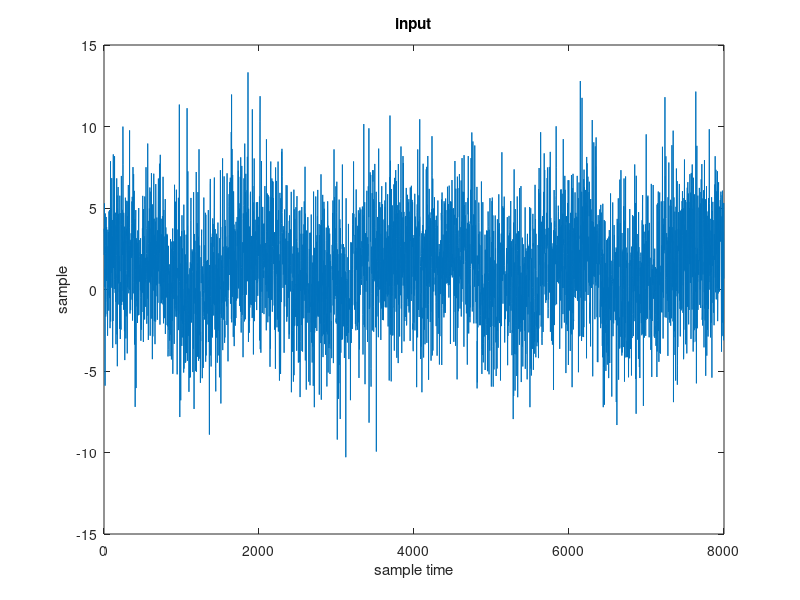
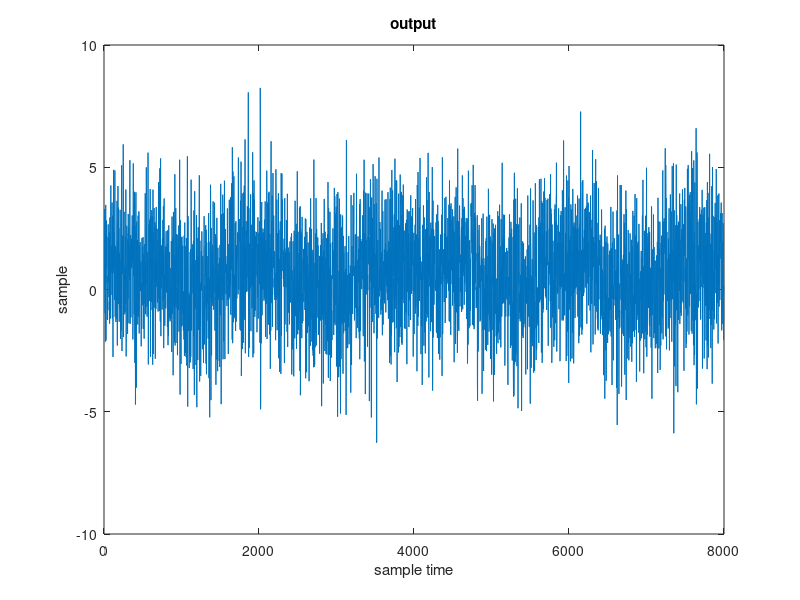

Write MATLAB code to recreate these figures, in order.
clear all
close all;
clc;
Ts=2;
N_samples=4000;

u=zeros(1,N_samples);
u=[ones(1,N_samples/10) zeros(1,N_samples/10) ones(1,N_samples/10) zeros(1,N_samples/10) ones(1,N_samples/10) ones(1,N_samples/10) zeros(1,N_samples/10) ones(1,N_samples/10) zeros(1,N_samples/10) ones(1,N_samples/10)];
u=2*u+3*randn(1,N_samples);
noise=0.0001*randn(1,N_samples);
num=[0.1317 0.6007 0.3582 0.03051];

den=[1 0.4749 0.496 0.1807 0.09072];
% Sampling
y(1)=0;
y(2)=0;
y(3)=0;
y(4)=0;
for temp=5:N_samples
y(temp)=-den(2)*y(temp-1)-den(3)*y(temp-2)-den(4)*y(temp-3)-den(5)*y(temp-4)+num(1)*u(temp-1)+num(2)*u(temp-2) +num(3)*u(temp-3)+num(4)*u(temp-4)+noise(temp);
end

%Identification LS
FFI=[0 0 0 0 0 0 0 0;0 0 0 0 u(1) 0 0 0;0 0 0 0 u(2) u(1) 0 0;0 0 0 0 u(3) u(2) u(1) 0];
Y=[y(1);y(2);y(3);y(4)];
for temp=5:N_samples
 FFI=[FFI;[-y(temp-1) -y(temp-2) -y(temp-3) -y(temp-4) u(temp-1) u(temp-2) u(temp-3) u(temp-4)]];
 Y=[Y;y(temp)];
end
theta_hat=(FFI'*FFI)^-1*FFI'*Y
x=(FFI'*FFI);
w=cond(x)
figure(1)
plot(0:Ts:Ts*(N_samples-1),u)
xlabel('sample time')
ylabel('sample')
title('input')
figure(2)
plot(0:Ts:Ts*(N_samples-1),y)
xlabel('sample time')
ylabel('sample')
title('output')